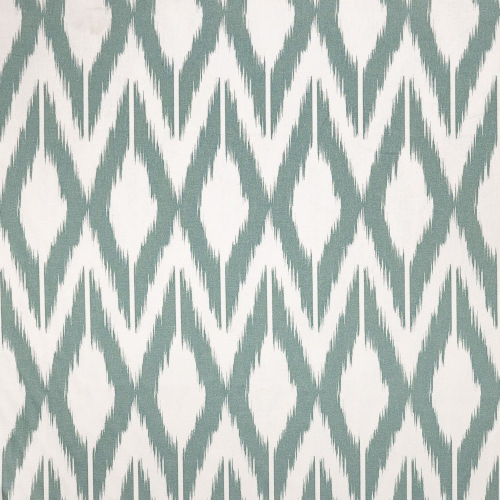
#> input picture scripts/fotos-cabeceros/telas/01.jpg, 1000 x 1000 px (shown at 1/2 size); its folder holds 7 pictures in this run
$ python textura.py
#> lines starting #> are read from the running program, lines starting #| are printed output that depends on the picture; after the words box and inside, x2 and y2 are one past the last pixel; in counts of white or black regions, pixels touching at a corner belong together
### scripts/fotos-cabeceros/gen/siluetas.py
# Siluetas frontales (alzado) de las 5 formas a 150 x 100 cm: 75 % recto, 25 % curva.
# Geometría sacada de los croquis que le gustan a Juan (Conta nº 69 Iciar, Macarella
# nº 72 Andrea y nº 2 Marta, mini 01).
from PIL import Image, ImageDraw, ImageFont
import math
W,H=150.0,100.0; R=75.0; C=25.0
N=200
# [9 lines left out: function campana, not called in this run]
def mirror(pts): return [(W-x,y) for x,y in reversed(pts)]
# [8 lines left out: functions cove, conta, not called in this run]
def macarella():
    izq=[(0,R)]+campana(0,75,R,H,0.6)     # escalón 1/4 del ancho sube 60 %, arco 40 %, tangente
    return [(0,0)]+izq+mirror(izq)[1:]+[(W,0)]
def calobra(): return [(0,0),(0,H),(W,H),(W,0)]
def pregonda():
    # lados rectos hasta el 75 % y arco rebajado continuo (sin esquinas)
    return [(0,0),(0,R)]+[(75-75*math.cos(t), R+C*math.sin(t)) for t in [i/N*math.pi for i in range(1,N)]]+[(W,R),(W,0)]
# [15 lines left out: function barbaria, not called in this run]
def redondear(pts, sigma=3.0, paso=0.25):
    """Suaviza TODAS las esquinas (Juan, 01/10: 'nada de picos, todo un poco redondeado').
    Remuestrea el contorno cerrado cada 'paso' cm y aplica un suavizado gaussiano de 'sigma' cm
    a lo largo del contorno; la base sigue apoyada en el suelo (y>=0)."""
    dens=[]
    n=len(pts)
    for i in range(n):
        (x1,y1),(x2,y2)=pts[i],pts[(i+1)%n]
        k=max(1,int(math.hypot(x2-x1,y2-y1)/paso))
        dens+=[(x1+(x2-x1)*j/k, y1+(y2-y1)*j/k) for j in range(k)]
    m=len(dens); r=int(3*sigma/paso); w=[math.exp(-0.5*(j*paso/sigma)**2) for j in range(-r,r+1)]; sw=sum(w)
    out=[]
    for i in range(m):
        x=sum(w[j]*dens[(i+j-r)%m][0] for j in range(2*r+1))/sw
        y=sum(w[j]*dens[(i+j-r)%m][1] for j in range(2*r+1))/sw
        out.append((x,max(0.0,y)))
    return out[::4]
_BASE={"calobra":calobra,"pregonda":pregonda,"macarella":macarella,"conta":conta,"barbaria":barbaria}
def lados_al_suelo(pts):
    """Esquinas de abajo en escuadra: los laterales bajan rectos hasta el suelo (Juan, 01/10: el vivo
    baja recto hasta abajo del todo)."""
    out=[]
    for x,y in pts:
        if y<12 and x<8: x=0.0
        elif y<12 and x>W-8: x=W
        out.append((x,y))
    return [(0.0,0.0)]+[p for p in out if not (p[1]<0.05 and 0<p[0]<W)]+[(W,0.0)] if False else out
FORMAS={k:(lambda f=f: lados_al_suelo(redondear(f()))) for k,f in _BASE.items()}
# [8 lines left out: function dibujar, not called in this run]
# [6 lines that do not run on import are left out]

### scripts/fotos-cabeceros/gen/maqueta.py
# Maqueta 3D (proyección en perspectiva) de la pieza apoyada en el suelo contra la pared.
import math
from PIL import Image, ImageDraw
from siluetas import FORMAS
GROSOR=8.0
def proyector(W=900,H=1200,ang=38,alt=70,dist=330,focal=1500, centro=(75,48,-4)):
    a=math.radians(ang); cx,cy,cz=centro
    cam=(cx - dist*math.sin(a), alt, cz - dist*math.cos(a))
    fx,fy,fz=cx-cam[0],cy-cam[1],cz-cam[2]; n=math.sqrt(fx*fx+fy*fy+fz*fz); f=(fx/n,fy/n,fz/n)
    r=(f[2],0,-f[0]); rn=math.hypot(r[0],r[2]); r=(r[0]/rn,0,r[2]/rn)
    u=(r[1]*f[2]-r[2]*f[1], r[2]*f[0]-r[0]*f[2], r[0]*f[1]-r[1]*f[0])
    if u[1]<0: u=(-u[0],-u[1],-u[2])
    def P(p):
        d=(p[0]-cam[0],p[1]-cam[1],p[2]-cam[2])
        x=sum(d[i]*r[i] for i in range(3)); y=sum(d[i]*u[i] for i in range(3)); z=sum(d[i]*f[i] for i in range(3))
        return (W/2+focal*x/z*W/900, H/2-focal*y/z*W/900), z
    return P
# [22 lines left out: function maqueta, not called in this run]
# [2 lines that do not run on import are left out]

### scripts/fotos-cabeceros/gen/textura.py
# Maqueta con la tela pegada en perspectiva a escala real sobre el frente.
import numpy as np, math
from PIL import Image, ImageDraw, ImageFilter
from siluetas import FORMAS, W as AW, H as AH
from maqueta import proyector, GROSOR
PXCM=20
def homografia(src, dst):
    A=[];b=[]
    for (x,y),(u,v) in zip(src,dst):
        A.append([x,y,1,0,0,0,-u*x,-u*y]); b.append(u)
        A.append([0,0,0,x,y,1,-v*x,-v*y]); b.append(v)
    return np.linalg.solve(np.array(A,float),np.array(b,float))
import numpy as np
def raya_tile(tela_img):
    if isinstance(tela_img,Image.Image): return tela_img
    from rayas import tile_real2
    return tile_real2(tela_img)[0]
def centro_blanco(tile):
    a=np.asarray(tile.convert("L"),float).mean(axis=0); n=len(a)
    k=max(1,n//60); a=np.convolve(np.concatenate([a[-k:],a,a[:k]]),np.ones(2*k+1)/(2*k+1),mode="same")[k:-k]
    claro=a>(a.min()+0.75*(a.max()-a.min()))
    best=(0,0); i=0
    dbl=np.concatenate([claro,claro])
    run=0; start=0
    for k in range(2*n):
        if dbl[k]:
            if run==0: start=k
            run+=1
            if run>best[0] and run<=n: best=(run,start)
        else: run=0
    return int((best[1]+best[0]/2)%n)
APLANAR=True
def aplanar_fondo(img, sigma_cm=0.22):
    """Iguala el tono del fondo claro de una tela de rayas (quita 'parches' más claros/oscuros que salen al
    juntar trozos de la foto), sin tocar las rayas ni la trama fina. Normaliza por la luz local del fondo."""
    from PIL import ImageFilter
    a=np.asarray(img.convert("RGB"),float); L=a.mean(axis=2)
    med=np.median(L); fondo=(L>med-22).astype(float)            # píxeles de fondo (no raya)
    pad=int(sigma_cm*PXCM*3)
    def blur(x):
        xp=np.pad(x,((pad,pad),(pad,pad)),mode="wrap")
        im=Image.fromarray(np.clip(xp,0,255).astype("uint8")) if x.max()>1.5 else Image.fromarray((xp*255).astype("uint8"))
        r=np.asarray(im.filter(ImageFilter.GaussianBlur(sigma_cm*PXCM)),float)[pad:-pad,pad:-pad]
        return r if x.max()>1.5 else r/255
    num=blur(np.clip(L*fondo/1.0,0,255)); den=blur(fondo)
    loc=num/np.maximum(den,0.05)
    ref=np.median(L[fondo>0])
    f=np.clip(ref/np.maximum(loc,1),0.8,1.25)
    return Image.fromarray(np.clip(a*f[...,None],0,255).astype("uint8"))
def tejido(tela_img, ancho_foto_cm, modo="espejo", lienzo=(int(AW*PXCM),int(AH*PXCM))):
    """Tela repetida en un lienzo de 150x100 cm. ancho_foto_cm = cm reales que abarca la foto.
    modo: espejo (rayas, ikat), periodo (recorta el módulo exacto), liso (color medio)."""
    if modo=="raya":
        tile=raya_tile(tela_img)
        n=max(1,round(AW/ancho_foto_cm)); per=AW/n                  # nº exacto de repeticiones en 150 cm
        tw=round(per*PXCM); tile=tile.resize((tw, max(1,round(tile.height*tw/tile.width))),Image.LANCZOS)
        fase=centro_blanco(tile)                                     # columna en el centro del mayor hueco claro
        tile=Image.fromarray(np.roll(np.asarray(tile),-fase,axis=1))  # el tile empieza en mitad del blanco
        # columna continua en vertical: módulos encadenados con un fundido (sin espejos ni costuras)
        a=np.asarray(tile,float); th=a.shape[0]; ov=max(8,th//6); paso=th-ov
        col=np.zeros((lienzo[1]+th,tw,3)); peso=np.zeros((lienzo[1]+th,1,1))
        ramp=np.ones((th,1,1)); ramp[:ov,0,0]=np.linspace(0,1,ov); ramp[-ov:,0,0]=np.linspace(1,0,ov)
        for y in range(0,lienzo[1]+1,paso):
            h=min(th,col.shape[0]-y); col[y:y+h]+=a[:h]*ramp[:h]; peso[y:y+h]+=ramp[:h]
        col=Image.fromarray(np.clip(col/np.maximum(peso,1e-3),0,255).astype("uint8"))
        if APLANAR: col=aplanar_fondo(col)
        out=Image.new("RGB",lienzo)
        for x in range(0,lienzo[0]+tw,tw): out.paste(col,(x,0))
        out.info["repeticiones"]=n
        return out
    t=Image.open(tela_img).convert("RGB")
    if modo=="espejo":
        bx,by=int(t.width*0.02),int(t.height*0.02); t=t.crop((bx,by,t.width-bx,t.height-by))  # sin bordes (evita la línea al repetir)
    if modo=="liso":
        c=t.resize((1,1),Image.LANCZOS).getpixel((0,0)); return Image.new("RGB",lienzo,c)
    s=ancho_foto_cm*PXCM/t.width
    if modo=="periodo":
        from periodo import analizar
        (py,_),(px,_),k=analizar(tela_img); t=t.crop((0,0,int(px/k),int(py/k)))
    t=t.resize((max(1,round(t.width*s)),max(1,round(t.height*s))),Image.LANCZOS)
    out=Image.new("RGB",lienzo)
    for j,y in enumerate(range(0,lienzo[1]+t.height,t.height)):
        for i,x in enumerate(range(0,lienzo[0]+t.width,t.width)):
            tt=t
            if modo=="espejo":
                if i%2: tt=tt.transpose(Image.FLIP_LEFT_RIGHT)
                if j%2: tt=tt.transpose(Image.FLIP_TOP_BOTTOM)
            out.paste(tt,(x,y))
    # centrar horizontalmente el dibujo
    return out
def maqueta_tela(forma, salida, tela_img, ancho_foto_cm, vivo_rgb, lateral_img=None, modo="espejo", W=900, H=1200, ang=38):
    P=proyector(W,H,ang); pp=lambda p:P(p)[0]
    im=Image.new("RGB",(W,H),(214,190,152)); d=ImageDraw.Draw(im)
    for k in range(-100,420,16):
        a0,z0=P((k,0,0)); a1,z1=P((k,0,-160))
        if z0>0 and z1>0: d.line([a0,a1],fill=(198,172,134),width=1)
    d.polygon([pp((-100,0,0)),pp((420,0,0)),pp((420,400,0)),pp((-100,400,0))],fill=(236,231,222))
    d.polygon([pp((-100,0,-0.5)),pp((420,0,-0.5)),pp((420,8,-0.5)),pp((-100,8,-0.5))],fill=(246,243,237),outline=(210,204,194))
    pts=FORMAS[forma](); zf=-GROSOR-1.5
    front=[(x,y,zf) for x,y in pts]; back=[(x,y,-1.5) for x,y in pts]
    # lateral: color medio de su tela, algo más oscuro (Gemini pone el dibujo)
    lat=Image.open(lateral_img or tela_img).convert("RGB").resize((1,1),Image.LANCZOS).getpixel((0,0))
    lat=tuple(int(c*0.82) for c in lat)
    quads=[]
    for i in range(len(pts)):
        j=(i+1)%len(pts); q=[front[i],front[j],back[j],back[i]]
        quads.append((sum(P(p)[1] for p in q)/4,q))
    for z,q in sorted(quads,reverse=True): d.polygon([pp(p) for p in q],fill=lat)
    # frente con la tela en perspectiva
    tex=tejido(tela_img, ancho_foto_cm, modo)
    TW,TH=tex.size
    esquinas_tex=[(0,TH),(TW,TH),(TW,0),(0,0)]            # (x=0,y=0) abajo-izq ...
    esquinas_img=[pp((0,0,zf)),pp((AW,0,zf)),pp((AW,AH,zf)),pp((0,AH,zf))]
    coef=homografia(esquinas_img, esquinas_tex)           # salida -> entrada
    warped=tex.transform((W,H),Image.PERSPECTIVE,tuple(coef),Image.BICUBIC)
    mask=Image.new("L",(W,H),0); ImageDraw.Draw(mask).polygon([pp(p) for p in front],fill=255)
    im.paste(warped,(0,0),mask)
    d=ImageDraw.Draw(im)
    d.line([pp(p) for p in front]+[pp(front[0])],fill=vivo_rgb,width=5)
    im.save(salida)
if __name__=="__main__":
    for n,cm,m in [("01",75,"espejo"),("02",35,"espejo"),("03-raya-arequipa",30,"espejo"),("04",34,"periodo"),("05",32,"periodo"),("06",35,"periodo"),("07",30,"espejo"),("08",29,"periodo"),("10",34,"espejo"),("14",16,"periodo")]:
        maqueta_tela("calobra",f"tx-{n}.png",f"../telas/{n}.jpg",cm,(200,150,40),modo=m)
#> in maqueta_tela, `im = Image.new('RGB', (W, H), (214, 190, 152))`:
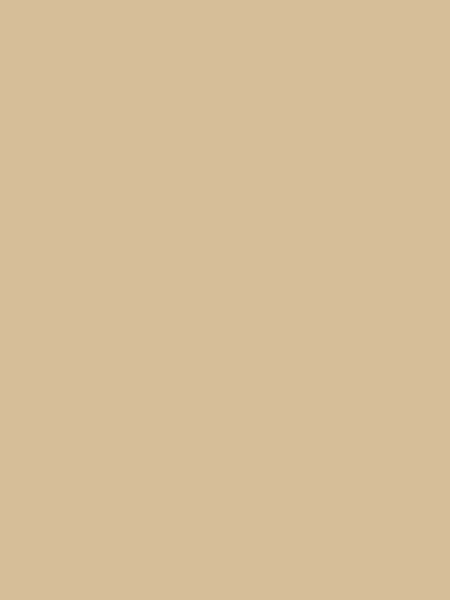
#> im: PIL image 900x1200 RGB (shown at 1/2 size); mean R, G, B 214, 190, 152
#> in maqueta_tela, `lat=Image.open(lateral_img or tela_img).convert("RGB").resize((1,1),Im..`: lat = (191, 199, 194)
#> in maqueta_tela, `lat=tuple(int(c*0.82) for c in lat)`: lat = (156, 163, 159)
#> in tejido, t is the input picture: PIL image 1000x1000 RGB; mean R, G, B 190.8, 198, 193.4
#> in tejido, `t = t.crop((bx, by, t.width - bx, t.height - by))`:
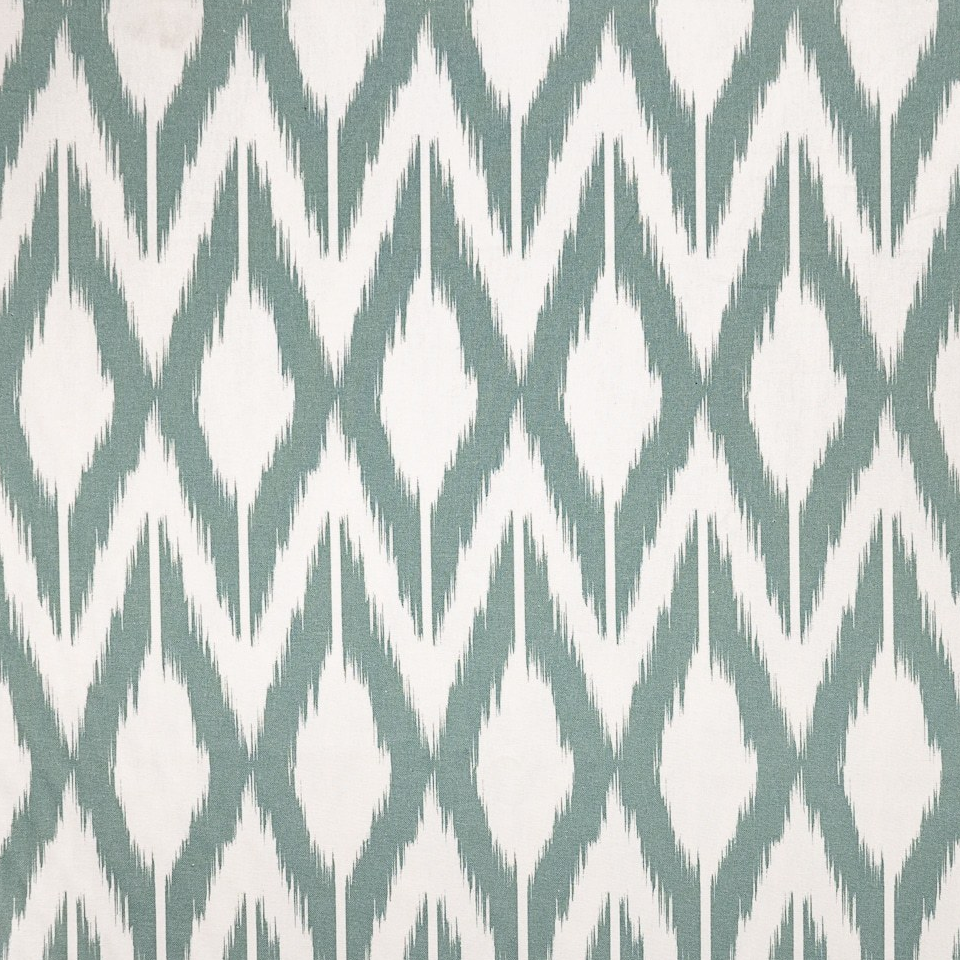
#> t: PIL image 960x960 RGB; mean R, G, B 190.8, 198.1, 193.6
#> in tejido, `out=Image.new("RGB",lienzo)`: out: PIL image 3000x2000 RGB; every value is 0
#> after the loop in tejido, `for j,y in enumerate(range(0,lienzo[1]+t.height,t.height)):`:
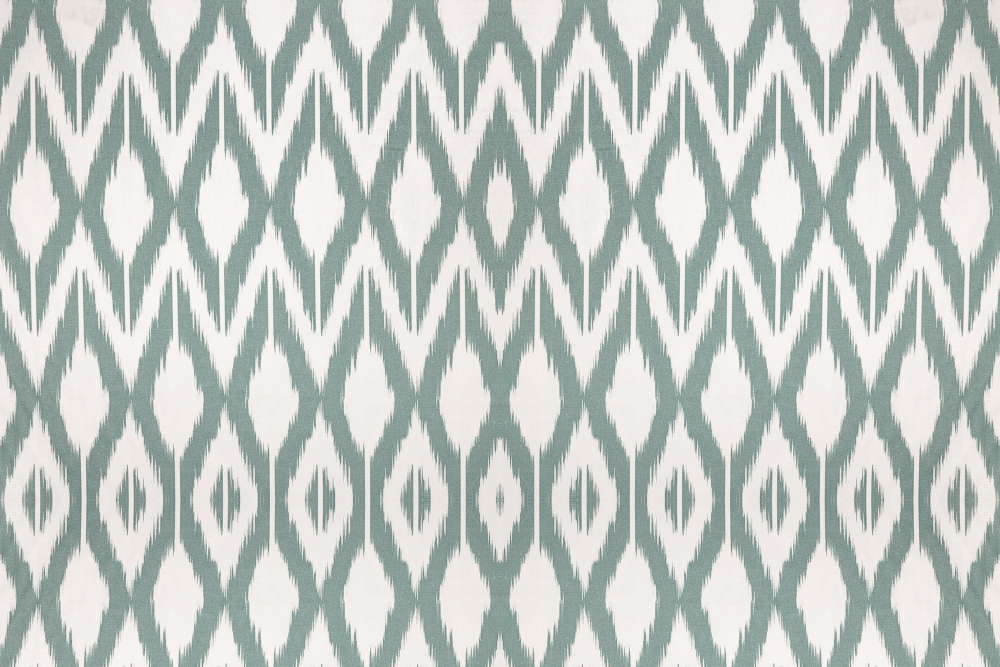
#> out: PIL image 3000x2000 RGB (shown at 1/3 size); mean R, G, B 190.7, 198, 193.4
#> in maqueta_tela, `warped=tex.transform((W,H),Image.PERSPECTIVE,tuple(coef),Image.BICUBIC)`:
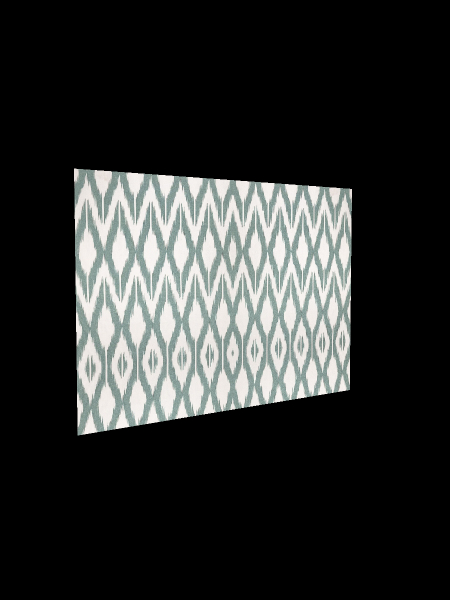
#> warped: PIL image 900x1200 RGB (shown at 1/2 size); mean R, G, B 45.3, 47.1, 46
#> in maqueta_tela, `mask = Image.new('L', (W, H), 0)`: mask: PIL image 900x1200 L; every value is 0
#> in maqueta_tela, `ImageDraw.Draw(mask).polygon([pp(p) for p in front], fill=255)`:
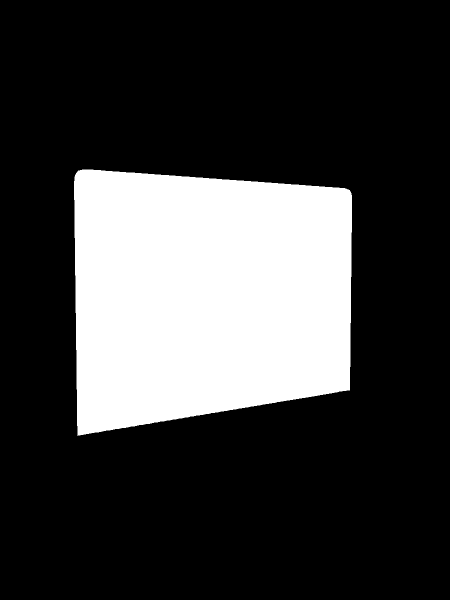
#> mask: PIL image 900x1200 L (shown at 1/2 size); 23.9% white; 1 white region, box (x1, y1, x2, y2) and area: (148, 339, 704, 872) 258210
#> in maqueta_tela, `im.paste(warped,(0,0),mask)`:
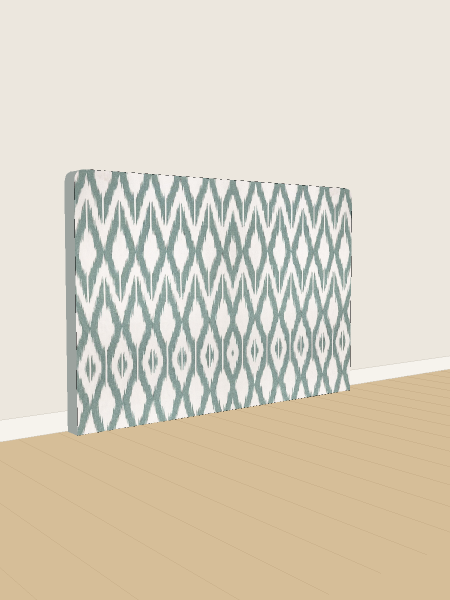
#> im: PIL image 900x1200 RGB (shown at 1/2 size); mean R, G, B 217.1, 209.1, 192
#> in maqueta_tela, `im.save(salida)`:
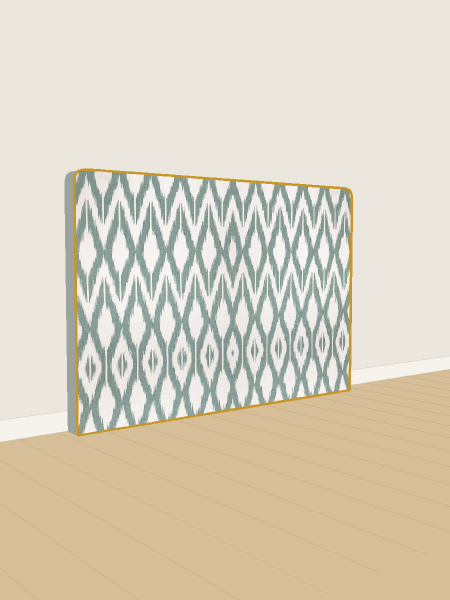
#> saved as tx-01.png: PIL image 900x1200 RGB (shown at 1/2 size); mean R, G, B 217.3, 208.8, 190.8
#> pass 2 of the loop `for n,cm,m in [("01",75,"espejo"),("02",35,"espejo"),("03-raya-arequip..`:
#> pts = 500 pairs, first value 0 to 150, second value 0 to 100
#> front = 500 items, first 6: (0, 1.19, -9.5), (0, 1.75, -9.5), (0, 2.44, -9.5), (0, 3.24, -9.5), (0, 4.12, -9.5), (0, 5.05, -9.5)
#> back = 500 items, first 6: (0, 1.19, -1.5), (0, 1.75, -1.5), (0, 2.44, -1.5), (0, 3.24, -1.5), (0, 4.12, -1.5), (0, 5.05, -1.5)
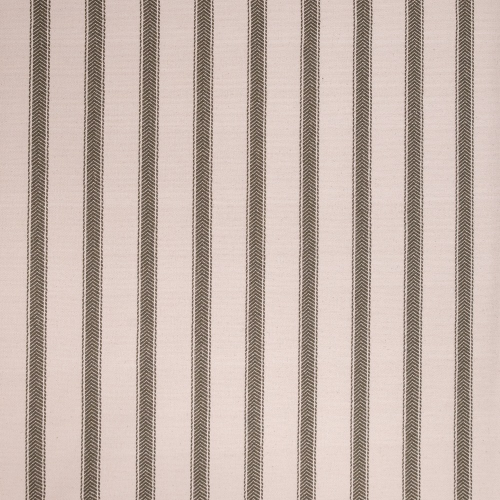
#> input picture scripts/fotos-cabeceros/telas/02.jpg, 1000 x 1000 px (shown at 1/2 size)
#> in maqueta_tela (call 2), `lat=Image.open(lateral_img or tela_img).convert("RGB").resize((1,1),Im..`: lat = (196, 179, 171)
#> in maqueta_tela (call 2), `lat=tuple(int(c*0.82) for c in lat)`: lat = (160, 146, 140)
#> the loop in maqueta_tela (call 2), `for i in range(len(pts)):` made 500 passes
#> q on passes 9 to 11: [(0, 8, -9.5), (0, 9, -9.5), (0, 9, -1.5), (0, 8, -1.5)], [(0, 9, -9.5), (0, 10, -9.5), (0, 10, -1.5), (0, 9, -1.5)], [(0, 10, -9.5), (0, 11, -9.5), (0, 11, -1.5), (0, 10, -1.5)]
#> the loop in maqueta_tela (call 2), `for z,q in sorted(quads,reverse=True): d.polygon([pp(p) for p in q],fi..` made 500 passes
#> z on passes 1 to 3: 378.8, 378.8, 378.8
#> in tejido, t is the input picture: PIL image 1000x1000 RGB; mean R, G, B 195.6, 178.9, 170.6
#> after the loop in tejido (call 2), `for j,y in enumerate(range(0,lienzo[1]+t.height,t.height)):`:
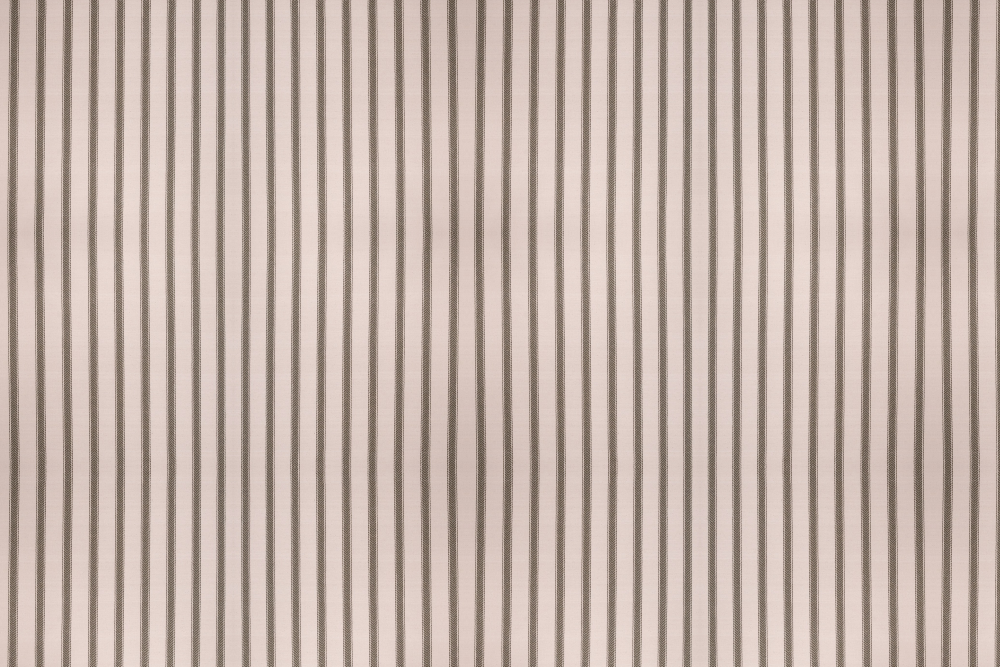
#> out: PIL image 3000x2000 RGB (shown at 1/3 size); mean R, G, B 194.5, 177.8, 169.4
#> in maqueta_tela (call 2), `im.save(salida)`:
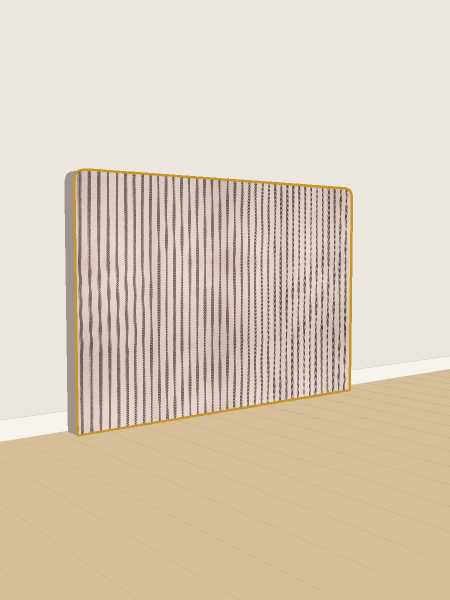
#> saved as tx-02.png: PIL image 900x1200 RGB (shown at 1/2 size); mean R, G, B 218.3, 204, 185.1
#> (the run stopped early here; a loop or call above may not have finished)
